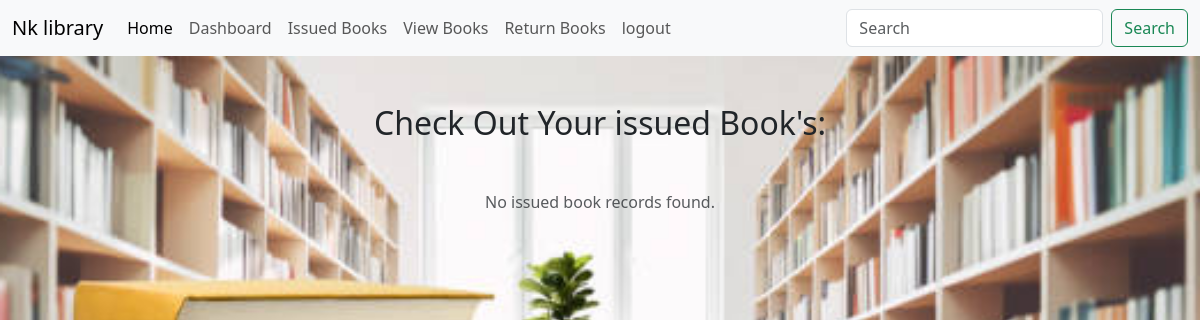
/issued1, run on an earlier commit of the app's database.
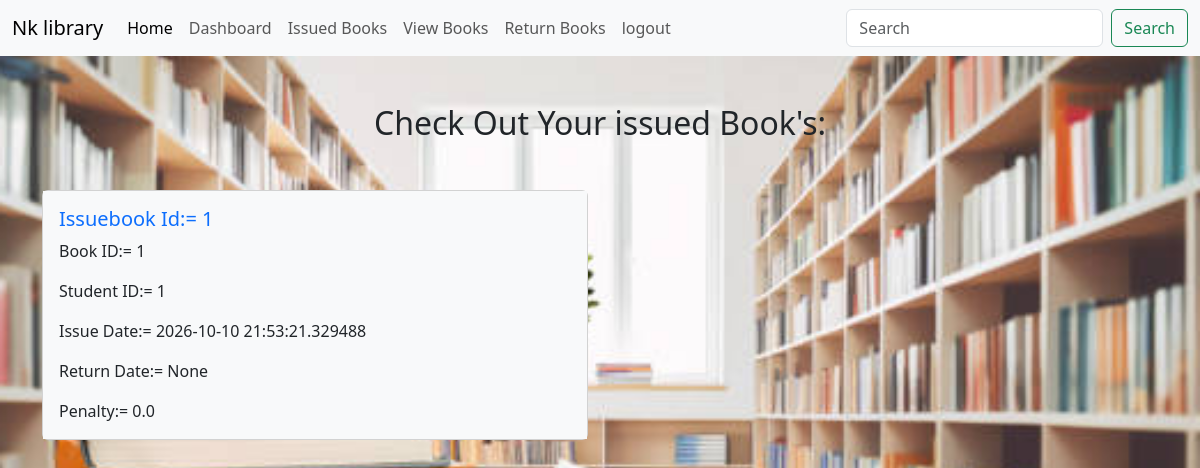
And on a later commit of the database.
### library.py (models this page shows, shortened)
class IssueBook(db.Model):
   __tablename__="IssueBooks"
   id=db.Column(db.Integer, primary_key=True)
   student_id=db.Column(db.Integer, ForeignKey('student.id'), nullable=False)
   book_id=db.Column(db.Integer, ForeignKey('book.id'), nullable=False)
   issue_date=db.Column(db.DateTime, default=datetime.utcnow, nullable=False)
   return_date=db.Column(db.DateTime, nullable=True)
   penalty=db.Column(db.Float, default=0.0)

### library.py (the view)
@library.route("/issued1",methods=["GET","POST"])
def issued1():
   q = request.args.get("q", "").strip()
   if q:
      issue_filter = or_(
         Book.Title.ilike(f"%{q}%"),
         Book.Author.ilike(f"%{q}%"),
         Student.name.ilike(f"%{q}%"),
         Student.email.ilike(f"%{q}%")
      )
      if q.isdigit():
         val = int(q)
         issue_filter = or_(issue_filter, IssueBook.id == val, IssueBook.book_id == val, IssueBook.student_id == val, Student.Roll_no == val)
      issuebooks = IssueBook.query.join(Book).join(Student).filter(issue_filter).all()
   else:
      issuebooks = IssueBook.query.all()
   return render_template('issued1.html', issuebooks=issuebooks, q=q)

### library.py (called while the page is built)
@library.before_request
def handle_global_search():
   if request.method == "GET":
      q = request.args.get("q", "").strip()
      if q and request.endpoint not in ["view_book", "view_student", "issued", "Issue_book", "search", "static"]:
         return redirect(url_for("search", q=q))

### templates/issued1.html
{% extends "base1.html" %}
{% block content %}
<div class="container ">
    <h2 class="text-center my-5">
        Check Out Your issued Book's:
    </h2>
   <div class="row">
    {% for issuebook in issuebooks %}
  <div class="col-sm-6 mb-3 mb-sm-0">
    <div class="card">
      <div class="card-body bg-light">
        <h5 class="card-title text-primary">Issuebook Id:= {{issuebook.id}}</h5>
        <p class="card-text">Book ID:= {{issuebook.book_id}}</p>
        <p class="card-text">Student ID:= {{issuebook.student_id}}</p>
        <p class="card-text">Issue Date:= {{issuebook.issue_date}}</p>
        <p class="card-text">Return Date:= {{issuebook.return_date}}</p>
        <p class="card-text">Penalty:= {{issuebook.penalty}}</p>
      </div>
    </div>
  </div>
{% else %}
  <div class="col-12">
    <p class="text-center text-muted">No issued book records found.</p>
  </div>
{% endfor %}
{% endblock %}

What changed in the data, as far as the page shows it:
added IssueBook: id "1", book_id "1", student_id "1", issue_date "2026-10-10 21:53:21.329488", return_date "None", penalty "0.0"
Also different on the page:
text no longer shown: "No issued book records found."
